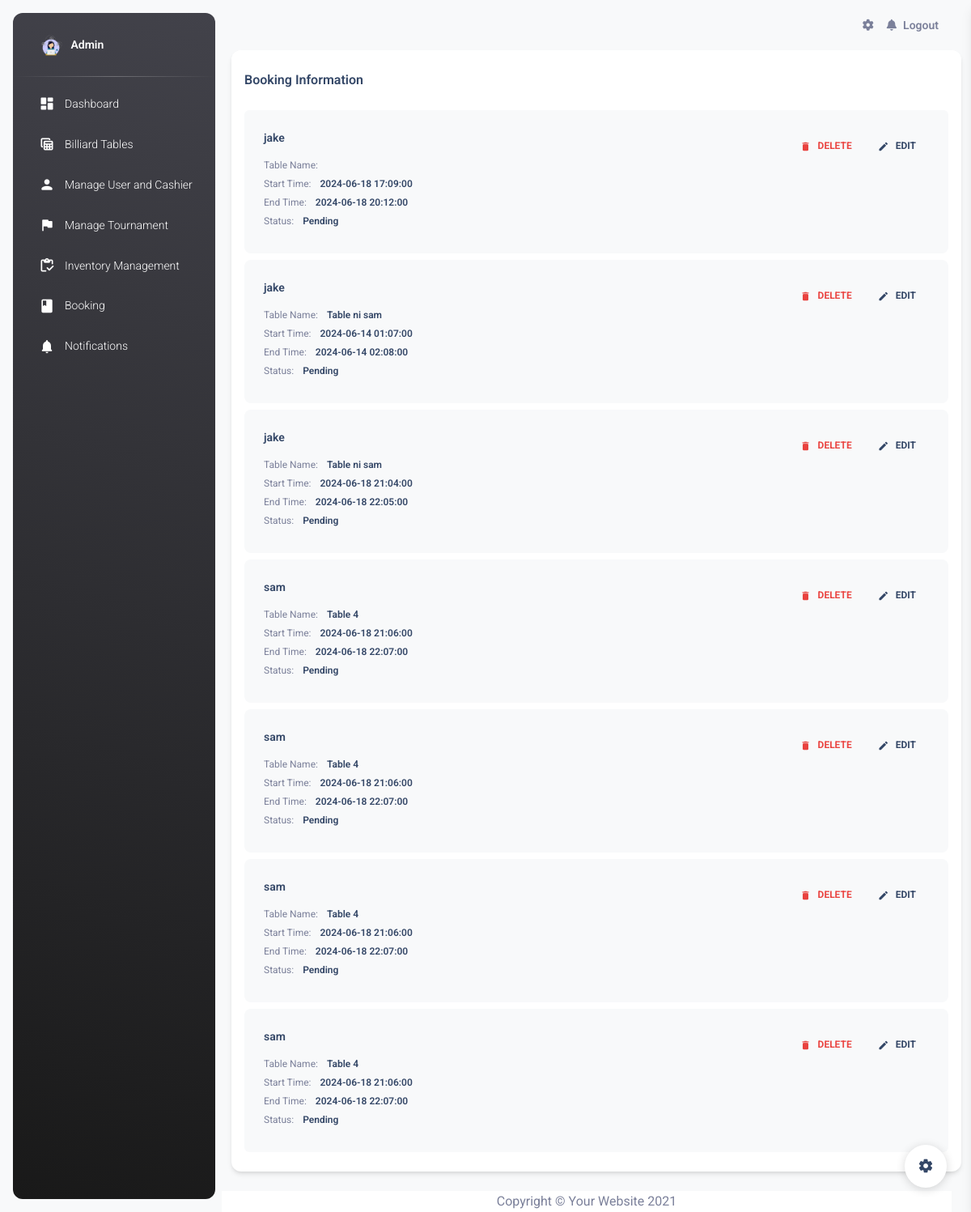
/admin_booking.php (signed in), run on an earlier commit of the app's database.
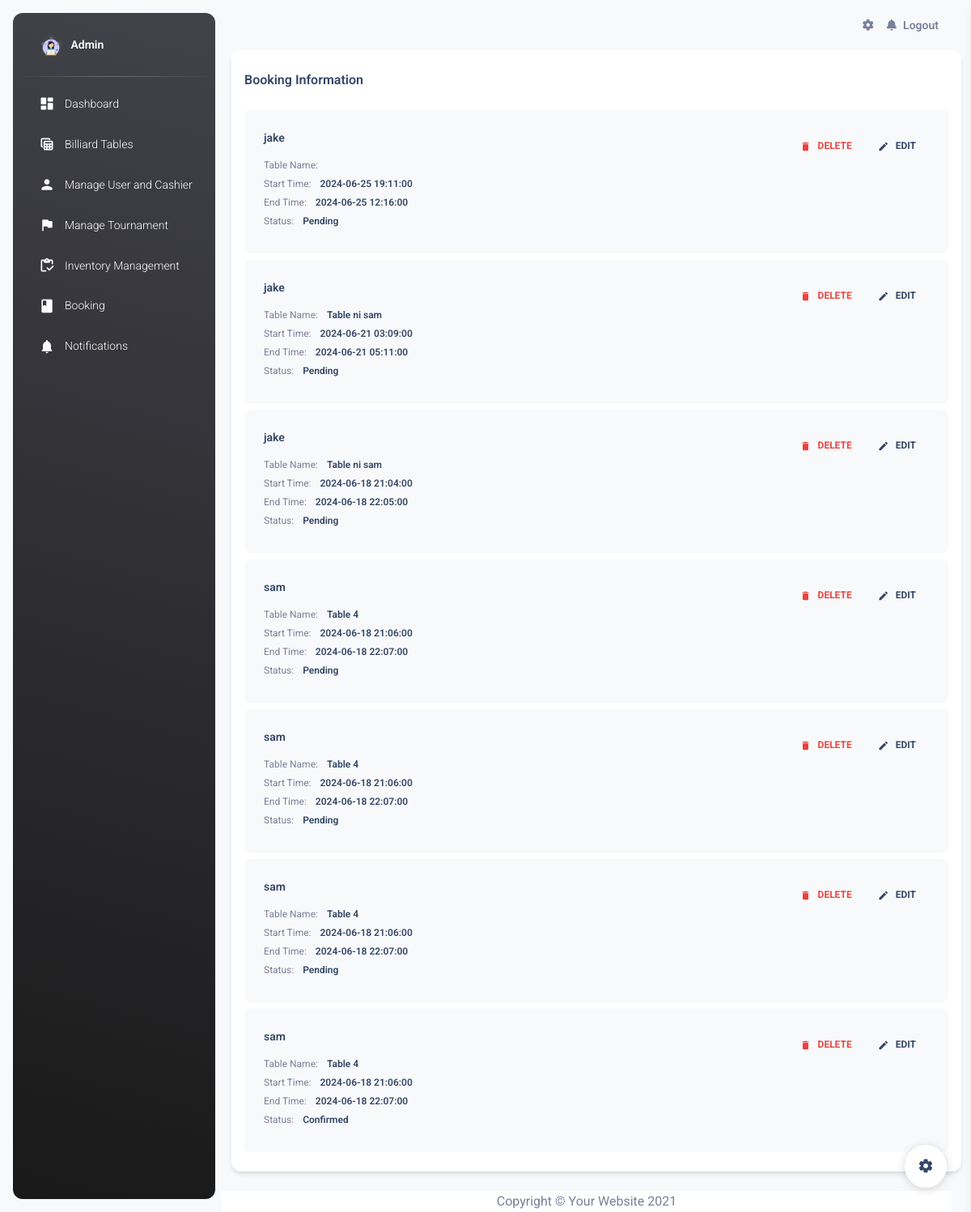
And on a later commit of the database.
### tables this page shows
CREATE TABLE `bookings` (
  `booking_id` int(11) NOT NULL,
  `user_id` int(11) DEFAULT NULL,
  `table_id` int(11) DEFAULT NULL,
  `table_name` varchar(100) NOT NULL,
  `start_time` datetime NOT NULL,
  `end_time` datetime NOT NULL,
  `status` varchar(100) NOT NULL
);

### admin_booking.php (the view, shortened to what this page needs)
<?php
include 'conn.php';
$sqlBookings = "SELECT booking_id, user_id, table_id, table_name, start_time, end_time, status FROM bookings";
$stmtBookings = $conn->prepare($sqlBookings);
$stmtBookings->execute();
$bookings = $stmtBookings->fetchAll(PDO::FETCH_ASSOC);
$sqlUsers = "SELECT user_id, username FROM users";
$stmtUsers = $conn->prepare($sqlUsers);
$stmtUsers->execute();
$users = $stmtUsers->fetchAll(PDO::FETCH_ASSOC);
$userMap = [];
foreach ($users as $user) {
    $userMap[$user['user_id']] = $user['username'];
}
?>
<!DOCTYPE html>
<html lang="en">
   <head>
      <link href="./assets/css/nucleo-icons.css" rel="stylesheet" />
      <link href="./assets/css/nucleo-svg.css" rel="stylesheet" />
      <link id="pagestyle" href="./assets/css/material-dashboard.css?v=3.1.0" rel="stylesheet" />
      <link href="vendor/fontawesome-free/css/all.min.css" rel="stylesheet" type="text/css">
   </head>
   <body class="g-sidenav-show  bg-gray-100">
      <aside class="sidenav navbar navbar-vertical navbar-expand-xs border-0 border-radius-xl my-3 fixed-start ms-3   bg-gradient-dark" id="sidenav-main">
         <div class="sidenav-header">
            <a class="navbar-brand m-0" href=" https://demos.creative-tim.com/material-dashboard/pages/dashboard " target="_blank">
            <img src="./img/admin.png" class="navbar-brand-img h-100" alt="main_logo">
            <span class="ms-1 font-weight-bold text-white">Admin</span>
            </a>
         </div>
         <hr class="horizontal light mt-0 mb-2">
         <div class="collapse navbar-collapse  w-auto " id="sidenav-collapse-main">
         <ul class="navbar-nav">
         <li class="nav-item">
               <a class="nav-link text-white " href="admin_dashboard.php">
                  <div class="text-white text-center me-2 d-flex align-items-center justify-content-center">
                     <i class="material-icons opacity-10">dashboard</i>
                  </div>
                  <span class="nav-link-text ms-1">Dashboard</span>
               </a>
            </li>
            <li class="nav-item">
               <a class="nav-link text-white " href="billiard_table.php">
                  <div class="text-white text-center me-2 d-flex align-items-center justify-content-center">
                     <i class="material-icons opacity-10">table_view</i>
                  </div>
                  <span class="nav-link-text ms-1">Billiard Tables</span>
               </a>
            </li>
            <li class="nav-item">
                  <a class="nav-link text-white " href="manage_user.php">
                     <div class="text-white text-center me-2 d-flex align-items-center justify-content-center">
                        <i class="material-icons opacity-10">person</i>
                     </div>
                     <span class="nav-link-text ms-1">Manage User and Cashier</span>
                  </a>
               </li>
               <li class="nav-item">
                  <a class="nav-link text-white " href="manage_tournament.php">
                     <div class="text-white text-center me-2 d-flex align-items-center justify-content-center">
                        <i class="material-icons opacity-10">flag</i>
                     </div>
                     <span class="nav-link-text ms-1">Manage Tournament</span>
                  </a>
               </li>
            <li class="nav-item">
                  <a class="nav-link text-white " href="inventory_management.php">
                     <div class="text-white text-center me-2 d-flex align-items-center justify-content-center">
                        <i class="material-icons opacity-10">inventory</i>
                     </div>
                     <span class="nav-link-text ms-1">Inventory Management</span>
                  </a>
               </li>
            <li class="nav-item">
               <a class="nav-link text-white " href="admin_booking.php">
                  <div class="text-white text-center me-2 d-flex align-items-center justify-content-center">
                     <i class="material-icons opacity-10">book</i>
                  </div>
                  <span class="nav-link-text ms-1">Booking</span>
               </a>
            </li>
            <li class="nav-item">
               <a class="nav-link text-white " href="./notifications.html">
                  <div class="text-white text-center me-2 d-flex align-items-center justify-content-center">
                     <i class="material-icons opacity-10">notifications</i>
                  </div>
                  <span class="nav-link-text ms-1">Notifications</span>
               </a>
            </li>
         </ul>
      </aside>
      <main class="main-content border-radius-lg ">
         <nav class="navbar navbar-main navbar-expand-lg px-0 mx-4 shadow-none border-radius-xl" id="navbarBlur" data-scroll="true">
            <div class="container-fluid py-1 px-3">
               <div class="collapse navbar-collapse mt-sm-0 mt-2 me-md-0 me-sm-4" id="navbar">
                  <ul class="navbar-nav  justify-content-end">
                     <li class="nav-item px-3 d-flex align-items-center">
                        <a href="javascript:;" class="nav-link text-body p-0">
                        <i class="fa fa-cog fixed-plugin-button-nav cursor-pointer"></i>
                        </a>
                     </li>
                     <li class="nav-item dropdown pe-2 d-flex align-items-center">
                        <a href="javascript:;" class="nav-link text-body p-0" id="dropdownMenuButton" data-bs-toggle="dropdown" aria-expanded="false">
                        <i class="fa fa-bell cursor-pointer"></i>
                        </a>
                     </li>
                     <li class="nav-item d-flex align-items-center">
                        <a href="logout.php" class="nav-link text-body font-weight-bold px-0">
                        <span class="d-sm-inline d-none">Logout</span>
                        </a>
                     </li>
                  </ul>
               </div>
            </div>
         </nav>
         <div class="container-fluid">
         <div class="card">
            <div class="card-header pb-0 px-3">
               <h6 class="mb-0">Booking Information</h6>
            </div>
            <div class="card-body pt-4 p-3">
               <ul class="list-group">
                     <?php
                     if (!empty($bookings)) {
                        foreach ($bookings as $booking) {
                           echo '<li class="list-group-item border-0 d-flex p-4 mb-2 bg-gray-100 border-radius-lg">';
                           echo '<div class="d-flex flex-column">';
                           echo '<h6 class="mb-3 text-sm">' . htmlspecialchars($userMap[$booking["user_id"]]) . '</h6>';
                           echo '<span class="mb-2 text-xs">Table Name: <span class="text-dark font-weight-bold ms-sm-2">' . htmlspecialchars($booking["table_name"]) . '</span></span>';
                           echo '<span class="mb-2 text-xs">Start Time: <span class="text-dark ms-sm-2 font-weight-bold">' . htmlspecialchars($booking["start_time"]) . '</span></span>';
                           echo '<span class="mb-2 text-xs">End Time: <span class="text-dark ms-sm-2 font-weight-bold">' . htmlspecialchars($booking["end_time"]) . '</span></span>';
                           echo '<span class="mb-2 text-xs">Status: <span class="text-dark ms-sm-2 font-weight-bold">' . htmlspecialchars($booking["status"]) . '</span></span>';
                           echo '</div>';
                           echo '<div class="ms-auto text-end">';
                           echo '<a class="btn btn-link text-danger text-gradient px-3 mb-0" href="delete_booking.php?booking_id=' . htmlspecialchars($booking["booking_id"]) . '"><i class="material-icons text-sm me-2">delete</i>Delete</a>';
                           echo '<a class="btn btn-link text-dark px-3 mb-0" data-toggle="modal" data-target="#bookingModal" onclick=\'openEditModal(' . htmlspecialchars(json_encode($booking["booking_id"])) . ', ' . htmlspecialchars(json_encode($booking["user_id"])) . ', ' . htmlspecialchars(json_encode($booking["start_time"])) . ', ' . htmlspecialchars(json_encode($booking["end_time"])) . ')\'>';
                           echo '<i class="material-icons text-sm me-2">edit</i>Edit</a>';
                           echo '</div>';
                           echo '</li>';
                        }
                     } else {
                        echo '<li class="list-group-item border-0 d-flex p-4 mb-2 bg-gray-100 border-radius-lg">';
                        echo '<div class="d-flex flex-column">';
                        echo '<h6 class="mb-3 text-sm">No bookings found.</h6>';
                        echo '</div>';
                        echo '</li>';
                     }
                     ?>
               </ul>
            </div>
         </div>
         <div class="row">
         <div class="row mt-4">
            <footer class="sticky-footer bg-white">
               <div class="container my-auto">
                     <div class="copyright text-center my-auto">
                        <span>Copyright &copy; Your Website 2021</span>
                      </div>
                </div>
            </footer>
         </div>
      </main>
      <div class="fixed-plugin">
         <a class="fixed-plugin-button text-dark position-fixed px-3 py-2">
         <i class="material-icons py-2">settings</i>
         </a>
      </div>
   </body>
</html>

What changed in the data, as far as the page shows it:
changed bookings (number 1 of 7 on the later page): start_time "2024-06-18 17:09:00" → "2024-06-25 19:11:00"; end_time "2024-06-18 20:12:00" → "2024-06-25 12:16:00"
changed bookings (number 2 of 7 on the later page): start_time "2024-06-14 01:07:00" → "2024-06-21 03:09:00"; end_time "2024-06-14 02:08:00" → "2024-06-21 05:11:00"
changed bookings: status "Pending" → "Confirmed"
